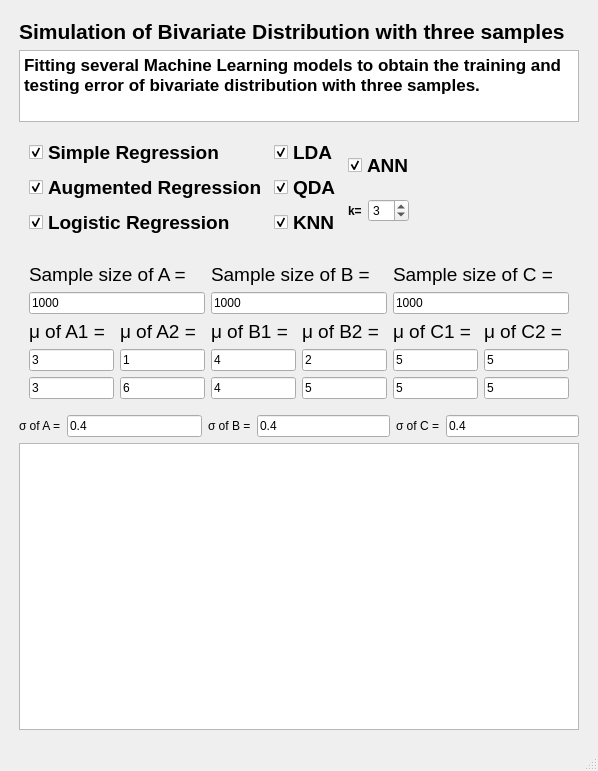
<?xml version="1.0" encoding="UTF-8"?>
<ui version="4.0">
 <class>MainWindow</class>
 <widget class="QMainWindow" name="MainWindow">
  <property name="geometry">
   <rect>
    <x>0</x>
    <y>0</y>
    <width>598</width>
    <height>771</height>
   </rect>
  </property>
  <property name="windowTitle">
   <string>MainWindow</string>
  </property>
  <widget class="QWidget" name="centralwidget">
   <layout class="QVBoxLayout" name="verticalLayout_14">
    <item>
     <layout class="QVBoxLayout" name="verticalLayout_13" stretch="0,1,0,0,0,4">
      <property name="leftMargin">
       <number>10</number>
      </property>
      <property name="topMargin">
       <number>10</number>
      </property>
      <property name="rightMargin">
       <number>10</number>
      </property>
      <property name="bottomMargin">
       <number>10</number>
      </property>
      <item>
       <widget class="QLabel" name="label">
        <property name="font">
         <font>
          <pointsize>16</pointsize>
          <weight>75</weight>
          <bold>true</bold>
         </font>
        </property>
        <property name="text">
         <string>Simulation of Bivariate Distribution with three samples</string>
        </property>
       </widget>
      </item>
      <item>
       <widget class="QTextBrowser" name="textBrowser_ques">
        <property name="font">
         <font>
          <weight>75</weight>
          <bold>true</bold>
         </font>
        </property>
        <property name="html">
         <string>&lt;!DOCTYPE HTML PUBLIC &quot;-//W3C//DTD HTML 4.0//EN&quot; &quot;http://www.w3.org/TR/REC-html40/strict.dtd&quot;&gt;
&lt;html&gt;&lt;head&gt;&lt;meta name=&quot;qrichtext&quot; content=&quot;1&quot; /&gt;&lt;style type=&quot;text/css&quot;&gt;
p, li { white-space: pre-wrap; }
&lt;/style&gt;&lt;/head&gt;&lt;body style=&quot; font-family:'.AppleSystemUIFont'; font-size:13pt; font-weight:600; font-style:normal;&quot;&gt;
&lt;p style=&quot; margin-top:0px; margin-bottom:0px; margin-left:0px; margin-right:0px; -qt-block-indent:0; text-indent:0px;&quot;&gt;Fitting several Machine Learning models to obtain the training and testing error of bivariate distribution with three samples.&lt;/p&gt;&lt;/body&gt;&lt;/html&gt;</string>
        </property>
       </widget>
      </item>
      <item>
       <layout class="QHBoxLayout" name="horizontalLayout_5">
        <property name="leftMargin">
         <number>10</number>
        </property>
        <property name="topMargin">
         <number>10</number>
        </property>
        <property name="rightMargin">
         <number>10</number>
        </property>
        <property name="bottomMargin">
         <number>10</number>
        </property>
        <item>
         <layout class="QVBoxLayout" name="verticalLayout_10">
          <item>
           <widget class="QCheckBox" name="checkBox_reg">
            <property name="font">
             <font>
              <pointsize>14</pointsize>
              <weight>75</weight>
              <bold>true</bold>
             </font>
            </property>
            <property name="toolTipDuration">
             <number>-2</number>
            </property>
            <property name="text">
             <string>Simple Regression</string>
            </property>
            <property name="checked">
             <bool>true</bool>
            </property>
           </widget>
          </item>
          <item>
           <widget class="QCheckBox" name="checkBox_aug">
            <property name="font">
             <font>
              <pointsize>14</pointsize>
              <weight>75</weight>
              <bold>true</bold>
             </font>
            </property>
            <property name="text">
             <string>Augmented Regression</string>
            </property>
            <property name="checked">
             <bool>true</bool>
            </property>
           </widget>
          </item>
          <item>
           <widget class="QCheckBox" name="checkBox_logis">
            <property name="font">
             <font>
              <pointsize>14</pointsize>
              <weight>75</weight>
              <bold>true</bold>
             </font>
            </property>
            <property name="text">
             <string>Logistic Regression</string>
            </property>
            <property name="checked">
             <bool>true</bool>
            </property>
           </widget>
          </item>
         </layout>
        </item>
        <item>
         <layout class="QVBoxLayout" name="verticalLayout_11">
          <item>
           <widget class="QCheckBox" name="checkBox_lda">
            <property name="font">
             <font>
              <pointsize>14</pointsize>
              <weight>75</weight>
              <bold>true</bold>
             </font>
            </property>
            <property name="text">
             <string>LDA</string>
            </property>
            <property name="checked">
             <bool>true</bool>
            </property>
           </widget>
          </item>
          <item>
           <widget class="QCheckBox" name="checkBox_qda">
            <property name="font">
             <font>
              <pointsize>14</pointsize>
              <weight>75</weight>
              <bold>true</bold>
             </font>
            </property>
            <property name="text">
             <string>QDA</string>
            </property>
            <property name="checked">
             <bool>true</bool>
            </property>
           </widget>
          </item>
          <item>
           <widget class="QCheckBox" name="checkBox_knn">
            <property name="font">
             <font>
              <pointsize>14</pointsize>
              <weight>75</weight>
              <bold>true</bold>
             </font>
            </property>
            <property name="text">
             <string>KNN</string>
            </property>
            <property name="checked">
             <bool>true</bool>
            </property>
           </widget>
          </item>
         </layout>
        </item>
        <item>
         <layout class="QVBoxLayout" name="verticalLayout_12">
          <item>
           <widget class="QCheckBox" name="checkBox_ann">
            <property name="font">
             <font>
              <pointsize>14</pointsize>
              <weight>75</weight>
              <bold>true</bold>
             </font>
            </property>
            <property name="text">
             <string>ANN</string>
            </property>
            <property name="checked">
             <bool>true</bool>
            </property>
           </widget>
          </item>
          <item>
           <layout class="QHBoxLayout" name="horizontalLayout_4">
            <item>
             <widget class="QLabel" name="label_2">
              <property name="font">
               <font>
                <weight>75</weight>
                <bold>true</bold>
               </font>
              </property>
              <property name="text">
               <string>k=</string>
              </property>
             </widget>
            </item>
            <item>
             <widget class="QSpinBox" name="spinBox_knn">
              <property name="minimum">
               <number>1</number>
              </property>
              <property name="singleStep">
               <number>2</number>
              </property>
              <property name="value">
               <number>3</number>
              </property>
             </widget>
            </item>
            <item>
             <spacer name="horizontalSpacer">
              <property name="orientation">
               <enum>Qt::Horizontal</enum>
              </property>
              <property name="sizeHint" stdset="0">
               <size>
                <width>40</width>
                <height>20</height>
               </size>
              </property>
             </spacer>
            </item>
           </layout>
          </item>
         </layout>
        </item>
       </layout>
      </item>
      <item>
       <layout class="QHBoxLayout" name="horizontalLayout_6">
        <property name="leftMargin">
         <number>10</number>
        </property>
        <property name="topMargin">
         <number>10</number>
        </property>
        <property name="rightMargin">
         <number>10</number>
        </property>
        <property name="bottomMargin">
         <number>10</number>
        </property>
        <item>
         <layout class="QVBoxLayout" name="verticalLayout_7">
          <item>
           <widget class="QLabel" name="label_8">
            <property name="font">
             <font>
              <pointsize>14</pointsize>
              <weight>50</weight>
              <bold>false</bold>
             </font>
            </property>
            <property name="text">
             <string>Sample size of A = </string>
            </property>
           </widget>
          </item>
          <item>
           <widget class="QLineEdit" name="lineEdit_sampleA">
            <property name="text">
             <string>1000</string>
            </property>
           </widget>
          </item>
          <item>
           <layout class="QHBoxLayout" name="horizontalLayout">
            <item>
             <layout class="QVBoxLayout" name="verticalLayout_6">
              <item>
               <widget class="QLabel" name="label_3">
                <property name="font">
                 <font>
                  <pointsize>14</pointsize>
                  <weight>50</weight>
                  <bold>false</bold>
                 </font>
                </property>
                <property name="text">
                 <string>&amp;mu; of A1 =</string>
                </property>
                <property name="textFormat">
                 <enum>Qt::RichText</enum>
                </property>
               </widget>
              </item>
              <item>
               <widget class="QLineEdit" name="lineEdit_muA11">
                <property name="text">
                 <string>3</string>
                </property>
               </widget>
              </item>
              <item>
               <widget class="QLineEdit" name="lineEdit_muA12">
                <property name="text">
                 <string>3</string>
                </property>
               </widget>
              </item>
             </layout>
            </item>
            <item>
             <layout class="QVBoxLayout" name="verticalLayout_5">
              <item>
               <widget class="QLabel" name="label_4">
                <property name="font">
                 <font>
                  <pointsize>14</pointsize>
                 </font>
                </property>
                <property name="text">
                 <string>&amp;mu; of A2 =</string>
                </property>
                <property name="textFormat">
                 <enum>Qt::RichText</enum>
                </property>
               </widget>
              </item>
              <item>
               <widget class="QLineEdit" name="lineEdit_muA21">
                <property name="text">
                 <string>1</string>
                </property>
               </widget>
              </item>
              <item>
               <widget class="QLineEdit" name="lineEdit_muA22">
                <property name="text">
                 <string>6</string>
                </property>
               </widget>
              </item>
             </layout>
            </item>
           </layout>
          </item>
         </layout>
        </item>
        <item>
         <layout class="QVBoxLayout" name="verticalLayout_8">
          <item>
           <widget class="QLabel" name="label_10">
            <property name="font">
             <font>
              <pointsize>14</pointsize>
             </font>
            </property>
            <property name="text">
             <string>Sample size of B = </string>
            </property>
           </widget>
          </item>
          <item>
           <widget class="QLineEdit" name="lineEdit_sampleB">
            <property name="text">
             <string>1000</string>
            </property>
           </widget>
          </item>
          <item>
           <layout class="QHBoxLayout" name="horizontalLayout_2">
            <item>
             <layout class="QVBoxLayout" name="verticalLayout_4">
              <item>
               <widget class="QLabel" name="label_12">
                <property name="font">
                 <font>
                  <pointsize>14</pointsize>
                  <weight>50</weight>
                  <bold>false</bold>
                 </font>
                </property>
                <property name="text">
                 <string>μ of B1 =</string>
                </property>
               </widget>
              </item>
              <item>
               <widget class="QLineEdit" name="lineEdit_muB11">
                <property name="text">
                 <string>4</string>
                </property>
               </widget>
              </item>
              <item>
               <widget class="QLineEdit" name="lineEdit_muB12">
                <property name="text">
                 <string>4</string>
                </property>
               </widget>
              </item>
             </layout>
            </item>
            <item>
             <layout class="QVBoxLayout" name="verticalLayout_3">
              <item>
               <widget class="QLabel" name="label_5">
                <property name="font">
                 <font>
                  <pointsize>14</pointsize>
                 </font>
                </property>
                <property name="text">
                 <string>&amp;mu; of B2 =</string>
                </property>
                <property name="textFormat">
                 <enum>Qt::RichText</enum>
                </property>
               </widget>
              </item>
              <item>
               <widget class="QLineEdit" name="lineEdit_muB21">
                <property name="text">
                 <string>2</string>
                </property>
               </widget>
              </item>
              <item>
               <widget class="QLineEdit" name="lineEdit_muB22">
                <property name="text">
                 <string>5</string>
                </property>
               </widget>
              </item>
             </layout>
            </item>
           </layout>
          </item>
         </layout>
        </item>
        <item>
         <layout class="QVBoxLayout" name="verticalLayout_9">
          <item>
           <widget class="QLabel" name="label_11">
            <property name="font">
             <font>
              <pointsize>14</pointsize>
             </font>
            </property>
            <property name="text">
             <string>Sample size of C = </string>
            </property>
           </widget>
          </item>
          <item>
           <widget class="QLineEdit" name="lineEdit_sampleC">
            <property name="text">
             <string>1000</string>
            </property>
           </widget>
          </item>
          <item>
           <layout class="QHBoxLayout" name="horizontalLayout_3">
            <item>
             <layout class="QVBoxLayout" name="verticalLayout_2">
              <item>
               <widget class="QLabel" name="label_13">
                <property name="font">
                 <font>
                  <pointsize>14</pointsize>
                  <weight>50</weight>
                  <bold>false</bold>
                 </font>
                </property>
                <property name="text">
                 <string>μ of C1 =</string>
                </property>
               </widget>
              </item>
              <item>
               <widget class="QLineEdit" name="lineEdit_muC11">
                <property name="text">
                 <string>5</string>
                </property>
               </widget>
              </item>
              <item>
               <widget class="QLineEdit" name="lineEdit_muC12">
                <property name="text">
                 <string>5</string>
                </property>
               </widget>
              </item>
             </layout>
            </item>
            <item>
             <layout class="QVBoxLayout" name="verticalLayout">
              <item>
               <widget class="QLabel" name="label_6">
                <property name="font">
                 <font>
                  <pointsize>14</pointsize>
                 </font>
                </property>
                <property name="text">
                 <string>&amp;mu; of C2 =</string>
                </property>
                <property name="textFormat">
                 <enum>Qt::RichText</enum>
                </property>
               </widget>
              </item>
              <item>
               <widget class="QLineEdit" name="lineEdit_muC21">
                <property name="text">
                 <string>5</string>
                </property>
               </widget>
              </item>
              <item>
               <widget class="QLineEdit" name="lineEdit_muC22">
                <property name="text">
                 <string>5</string>
                </property>
               </widget>
              </item>
             </layout>
            </item>
           </layout>
          </item>
         </layout>
        </item>
       </layout>
      </item>
      <item>
       <layout class="QHBoxLayout" name="horizontalLayout_10">
        <item>
         <layout class="QHBoxLayout" name="horizontalLayout_7">
          <item>
           <widget class="QLabel" name="label_7">
            <property name="text">
             <string>&amp;sigma; of A =</string>
            </property>
            <property name="textFormat">
             <enum>Qt::RichText</enum>
            </property>
           </widget>
          </item>
          <item>
           <widget class="QLineEdit" name="lineEdit_sigmaA">
            <property name="text">
             <string>0.4</string>
            </property>
           </widget>
          </item>
         </layout>
        </item>
        <item>
         <layout class="QHBoxLayout" name="horizontalLayout_8">
          <item>
           <widget class="QLabel" name="label_9">
            <property name="text">
             <string>&amp;sigma; of B =</string>
            </property>
            <property name="textFormat">
             <enum>Qt::RichText</enum>
            </property>
           </widget>
          </item>
          <item>
           <widget class="QLineEdit" name="lineEdit_sigmaB">
            <property name="text">
             <string>0.4</string>
            </property>
           </widget>
          </item>
         </layout>
        </item>
        <item>
         <layout class="QHBoxLayout" name="horizontalLayout_9">
          <item>
           <widget class="QLabel" name="label_14">
            <property name="text">
             <string>&amp;sigma; of C =</string>
            </property>
            <property name="textFormat">
             <enum>Qt::RichText</enum>
            </property>
           </widget>
          </item>
          <item>
           <widget class="QLineEdit" name="lineEdit_sigmaC">
            <property name="text">
             <string>0.4</string>
            </property>
           </widget>
          </item>
         </layout>
        </item>
       </layout>
      </item>
      <item>
       <widget class="QTableView" name="tableView"/>
      </item>
     </layout>
    </item>
   </layout>
  </widget>
  <widget class="QMenuBar" name="menubar">
   <property name="geometry">
    <rect>
     <x>0</x>
     <y>0</y>
     <width>598</width>
     <height>36</height>
    </rect>
   </property>
  </widget>
  <widget class="QStatusBar" name="statusbar"/>
 </widget>
 <resources/>
 <connections/>
</ui>
